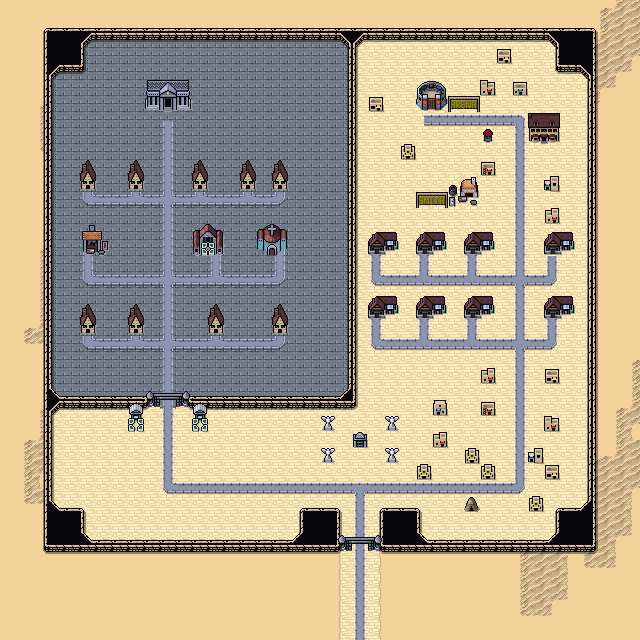

Below is a game level as drawn by its tile map, then a one-line description and the .tmx that defines it (tile-layer data replaced by summaries):
An orthogonal 40x40 tile map with 16x16 px tiles, 5 tile layers (Background, Ground, Ground2, Walls, ...), 3 tilesets and 25 objects (dialog).

<map version="1.10" tiledversion="1.10.1" orientation="orthogonal" renderorder="right-down" width="40" height="40" tilewidth="16" tileheight="16" infinite="0" nextlayerid="7" nextobjectid="73">
 <editorsettings>
  <export target="wastetown..tmx" format="tmx" />
 </editorsettings>
 <tileset firstgid="1" source="../../tileset/main.tsx" />
 <tileset firstgid="10113" source="../../tileset/buildings.tsx" />
 <tileset firstgid="11905" source="../../tileset/buildings-nocollide.tsx" />
 <layer id="1" name="Background" width="40" height="40">
  <data>[1600 cells, 1600 non-empty, 2 distinct tile ids]</data>
 </layer>
 <layer id="2" name="Ground" width="40" height="40">
  <data>[1600 cells, 865 non-empty, 48 distinct tile ids]</data>
 </layer>
 <layer id="6" name="Ground2" width="40" height="40">
  <data>[1600 cells, 497 non-empty, 25 distinct tile ids]</data>
 </layer>
 <layer id="3" name="Walls" width="40" height="40">
  <properties>
   <property name="spriteLayer" type="bool" value="true" />
  </properties>
  <data>[1600 cells, 454 non-empty, 29 distinct tile ids]</data>
 </layer>
 <layer id="5" name="Overlay" width="40" height="40">
  <data>[1600 cells, 55 non-empty, 31 distinct tile ids]</data>
 </layer>
 <objectgroup id="4" name="Objects">
  <object id="41" template="../../obj/shop.tx" x="465" y="260">
   <properties>
    <property name="commonShopList" value="Enchantment6White,Creature6White,Instant6White,Angel,Human4White,Soldier4White,Small Cats," />
    <property name="mythicShopList" value="Planeswalker4White,WUBRG,RWG,RWU,RWB,UWG,UWB,GWB,Legend4White,PhyrexianWhite,Eldrazi" />
    <property name="rareShopList" value="Artifact4White,Land4White,Dimir,Rakdos,Orzhov,Golgari,Vehicle2White,Wand4White" />
    <property name="signYOffset" type="float" value="-8" />
    <property name="uncommonShopList" value="Bird4White,Spirit4White,Sliver4White,Knight4White,Multicolor8White" />
   </properties>
  </object>
  </objectgroup>
</map>
<!-- 24 of 25 objects omitted -->
